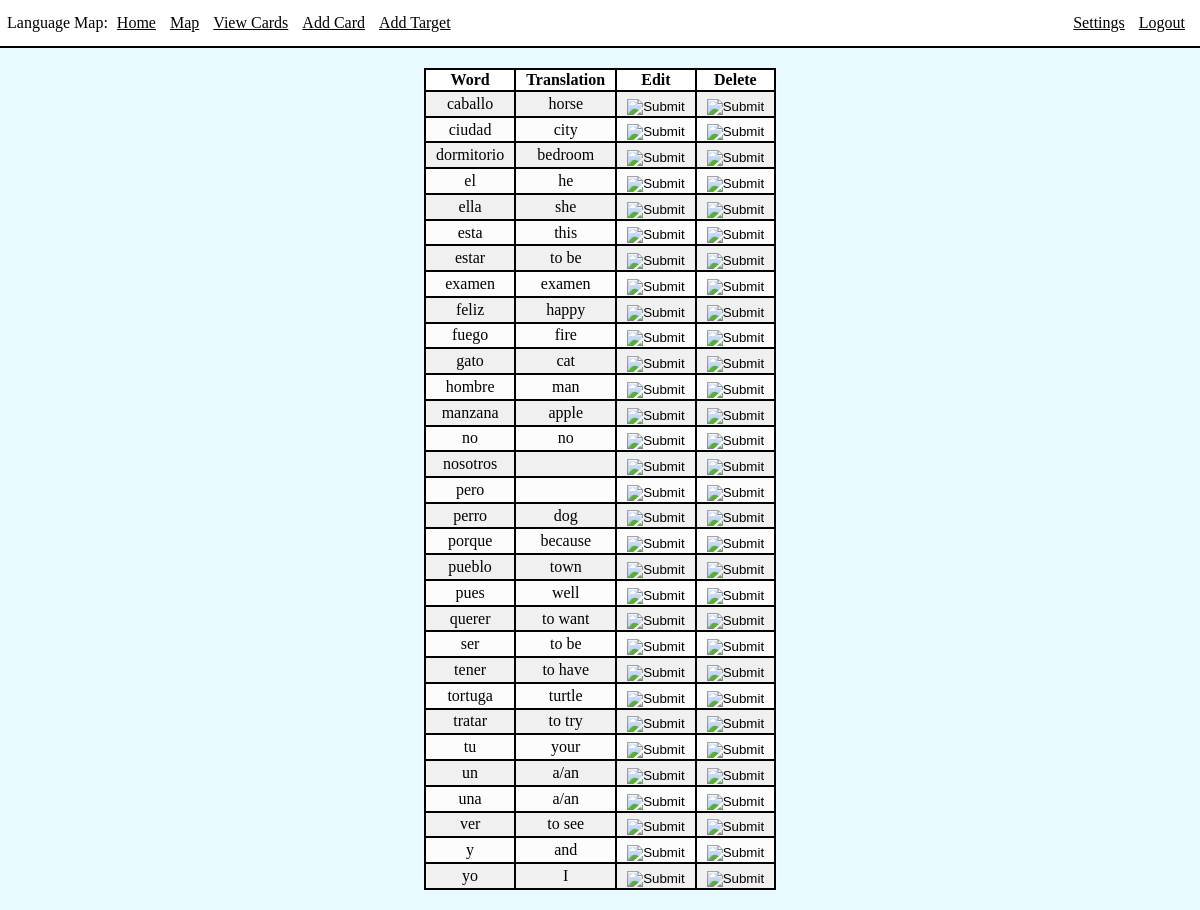
Page /viewCards (signed in) on the earlier database version.
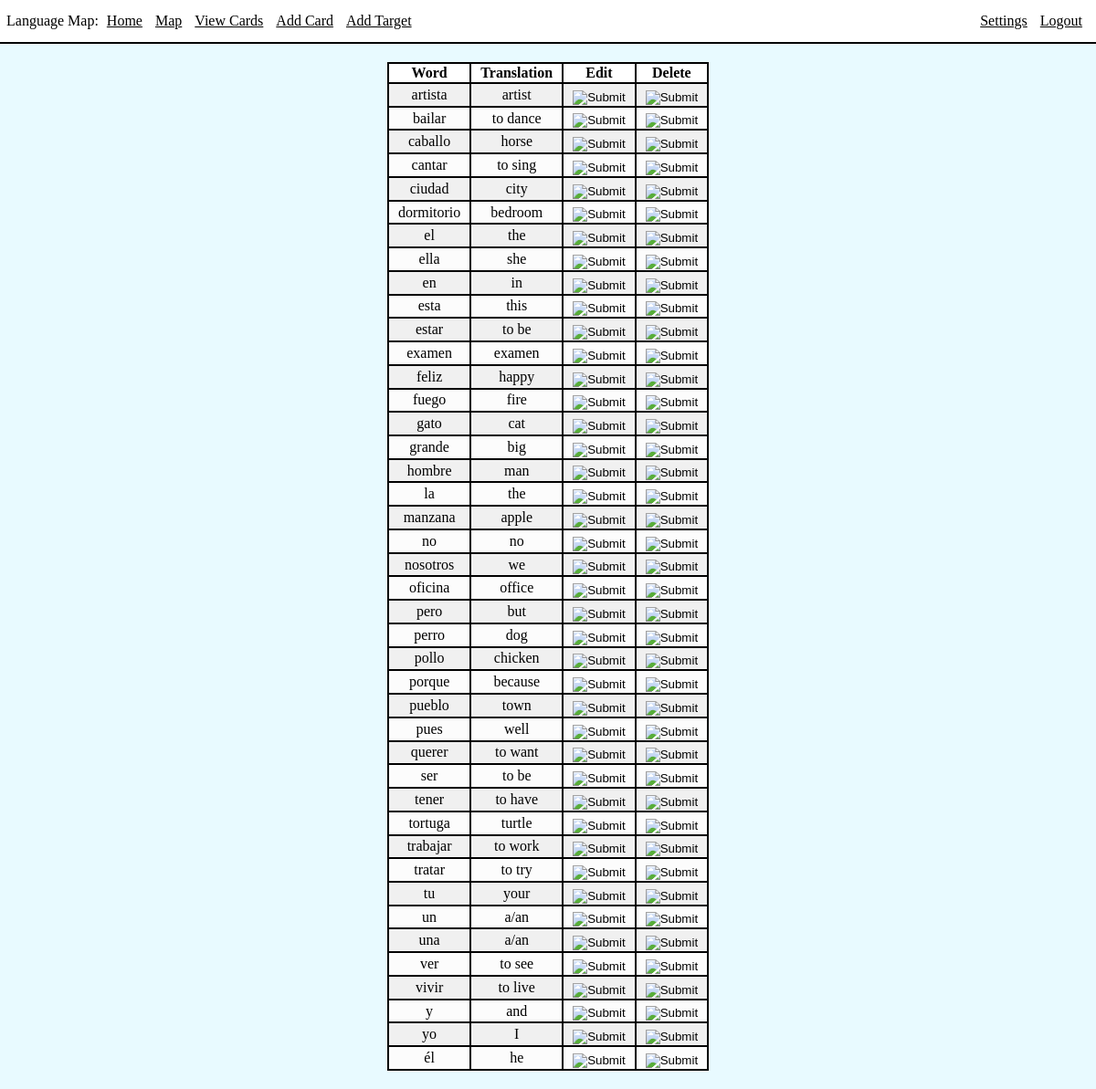
Same page on the later database version.
### app/models.py (models this page shows, shortened)
class Card(db.Model):
    id = db.Column(db.Integer, primary_key=True)
    word = db.Column(db.String(64), index=True, unique=True)
    translation = db.Column(db.String(1000), index=True)
    variants = db.relationship("Variant", backref='card', lazy=True)

### app/routes.py (the view)
@app.route('/viewCards')
@login_required
def viewCards():
    cards = Card.query.filter().order_by(Card.word)
    return render_template('viewCards.html', title='View Cards', cards=cards)

### app/models.py (called while the page is built)
@login.user_loader
def load_user(id):
    return User.query.get(int(id))

### app/templates/viewCards.html
{% extends "base.html" %}
{% block content %}
<div class="int">
    <table>
        <thead>
            <th>Word</th>
            <th>Translation</th>
            <th>Edit</th>
            <th>Delete</th>
        </thead>
        <tbody>
        {% for card in cards %}
        <tr>
            <td>{{ card.word }}</td>
            <td>{{ card.translation }}</td>
            <td>
                <form action="{{ url_for('editCard', cardID=card.id )}}" method="POST">
                    <input type="image" class="btnimg" src="../static/images/edit.png">
                </form>
            </td>
            <td>
                <form action="{{ url_for('deleteCard', cardID=card.id) }}" method="POST">
                    <input type="image" class="btnimg" src="../static/images/delete.png">
                </form>
            </td>
        </tr>
        {% endfor %}
        </tbody>
    </table>
</div>
{% endblock %}

### app/templates/base.html (shortened to what this page needs)
<!DOCTYPE html>
<link rel="stylesheet" href="{{ url_for('static', filename='style.css') }}">
<html>
    <head>
        <div>
            <div class="nav">
            Language Map:
            <a class="navlink" href="/index">Home</a>
            {%if current_user.is_anonymous %}
            <div class="right">
                <a class="navlink" href="/login">Login</a>
            </div>
            {% else %}
            <a class="navlink" href="/map">Map</a>
            <a class="navlink"href="/viewCards">View Cards</a>
            <a class="navlink" href="/addCard">Add Card</a>
            <a class="navlink" href="/addTarget">Add Target</a>
            <div class="right">
                <a class="navlink" href="/settings">Settings</a>
                <a class="navlink" href="/logout">Logout</a>
            </div>
            {% endif %}
            </div>
        </div>
        </head>
        <body>
            <div class="content">
            {% block content %}{% endblock %}
            </div>
    </body>
</html>

### app/static/style.css (style rules this page uses)
html, body { background-color: rgb(232, 250, 255); margin: 0px; padding: 0px; }
.content { margin: 0px; }
.int { margin: 20px; }
a { color: black; }
.nav { background-color: white; padding: 7px; padding-top: 14px; padding-bottom: 14px; border-bottom: 2px solid black; }
.navlink { padding-left: 5px; padding-right: 5px; }
.right { display: inline-block; position: fixed; right: 10px; }
table { margin-left: auto; margin-right: auto; border: 2px solid black; text-align: center; border-collapse: collapse; }
thead { background-color: white; }
th, td { border: 2px solid black; padding-left: 10px; padding-right: 10px; }
tbody { background-color: rgb(240, 240, 240); }
tr:nth-child(even) { background-color: rgb(252, 252, 252); }
.btnimg { position: relative; margin-top: 10%; margin-left: auto; }

Differences in the rows shown:
added Card: word "artista", translation "artist"
added Card: word "bailar", translation "to dance"
added Card: word "cantar", translation "to sing"
changed Card "el": translation "he" → "the"
added Card: word "en", translation "in"
added Card: word "grande", translation "big"
added Card: word "la", translation "the"
changed Card "nosotros": translation (not shown) → "we"
added Card: word "oficina", translation "office"
changed Card "pero": translation (not shown) → "but"
added Card: word "pollo", translation "chicken"
added Card: word "trabajar", translation "to work"
added Card: word "vivir", translation "to live"
added Card: word "él", translation "he"
